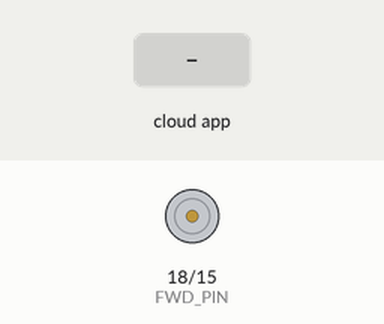
This sketch was run on a simulated ESP32. On the bench: motor-driver pin pairs drawn as motors (green arrow = first pin HIGH = forward, orange = second pin HIGH = backward, longer = more drive, scaled by the enable pin). The test bench sets the inputs (shaded band). The ROS host is connected and sends only what is stated.

Above: at 1.2 s.
1.3 s: the phone or cloud app sets pwm to -100
At 2.5 s:
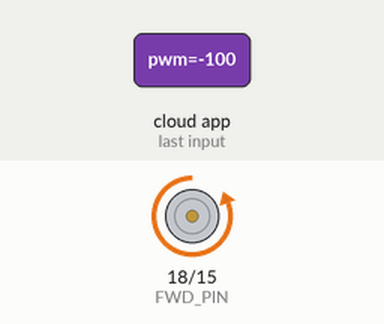
2.8 s: the phone or cloud app sets pwm to 0
At 3.7 s:
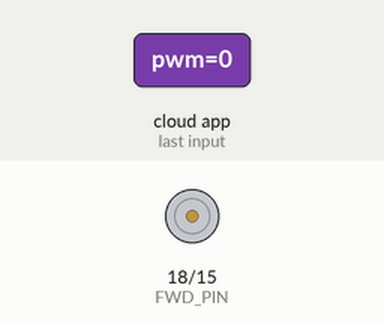
4.3 s: the phone or cloud app sets pwm to 100
At 4.8 s:
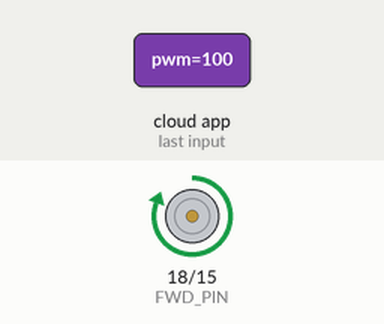
Timing chart, 0 to 7.3 s (numbered marks = the images above; inputs shaded):
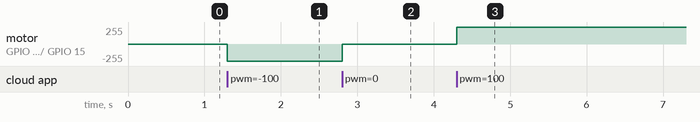

Measured:
- after the input at 1.3 s, motor on GPIO 18 (FWD_PIN) / GPIO 15 (BWD_PIN): stopped → backward 255/255 at once
- after the input at 2.8 s, motor on GPIO 18 (FWD_PIN) / GPIO 15 (BWD_PIN): backward 255/255 → stopped at once
- after the input at 4.3 s, motor on GPIO 18 (FWD_PIN) / GPIO 15 (BWD_PIN): stopped → forward 255/255 at once

The sketch:

challenge_week_3_arduino.ino
```cpp
#include <ros.h>
#include <std_msgs/Float32.h>
#define FWD_PIN 18
#define BWD_PIN 15
#define PWM 4

ros::NodeHandle nh;

void pwmCallback(const std_msgs::Float32 &pwmMsg) {
  ledcWrite(0, abs((int)(pwmMsg.data*255)));
  if (pwmMsg.data > 0) {
    digitalWrite(FWD_PIN, 1);
    digitalWrite(BWD_PIN, 0);
  } else {
    digitalWrite(FWD_PIN, 0);
    digitalWrite(BWD_PIN, 1);
  }
}

ros::Subscriber<std_msgs::Float32> sub("/pwm", pwmCallback);

void setup() {
  ledcSetup(0, 980, 8);
  pinMode(FWD_PIN, OUTPUT);
  pinMode(BWD_PIN, OUTPUT);
  pinMode(PWM, OUTPUT);
  ledcAttachPin(PWM, 0);
  nh.initNode();
  nh.subscribe(sub);
}

void loop() {
  nh.spinOnce();
  delay(1);
}
```
